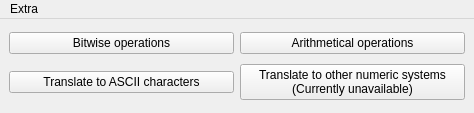
<?xml version="1.0" encoding="UTF-8"?>
<ui version="4.0">
 <class>MainWindow</class>
 <widget class="QMainWindow" name="MainWindow">
  <property name="geometry">
   <rect>
    <x>0</x>
    <y>0</y>
    <width>474</width>
    <height>113</height>
   </rect>
  </property>
  <property name="sizePolicy">
   <sizepolicy hsizetype="Fixed" vsizetype="Fixed">
    <horstretch>0</horstretch>
    <verstretch>0</verstretch>
   </sizepolicy>
  </property>
  <property name="minimumSize">
   <size>
    <width>0</width>
    <height>0</height>
   </size>
  </property>
  <property name="maximumSize">
   <size>
    <width>16777215</width>
    <height>16777215</height>
   </size>
  </property>
  <property name="windowTitle">
   <string>BinaRy</string>
  </property>
  <widget class="QWidget" name="centralwidget">
   <layout class="QGridLayout" name="gridLayout">
    <item row="0" column="0">
     <widget class="QPushButton" name="buttonLogic">
      <property name="text">
       <string>Bitwise operations</string>
      </property>
     </widget>
    </item>
    <item row="0" column="1">
     <widget class="QPushButton" name="buttonArithmetic">
      <property name="text">
       <string>Arithmetical operations</string>
      </property>
     </widget>
    </item>
    <item row="1" column="0">
     <widget class="QPushButton" name="buttonCharParse">
      <property name="text">
       <string>Translate to ASCII characters</string>
      </property>
     </widget>
    </item>
    <item row="1" column="1">
     <widget class="QPushButton" name="buttonNumParse">
      <property name="text">
       <string>Translate to other numeric systems
(Currently unavailable)</string>
      </property>
     </widget>
    </item>
   </layout>
  </widget>
  <widget class="QMenuBar" name="menubar">
   <property name="geometry">
    <rect>
     <x>0</x>
     <y>0</y>
     <width>474</width>
     <height>22</height>
    </rect>
   </property>
   <widget class="QMenu" name="menuExtra">
    <property name="title">
     <string>Extra</string>
    </property>
    <addaction name="actionAbout_developer"/>
    <addaction name="actionAbout_program"/>
    <addaction name="actionExit"/>
   </widget>
   <addaction name="menuExtra"/>
  </widget>
  <action name="actionAbout_developer">
   <property name="text">
    <string>About developer</string>
   </property>
   <property name="shortcut">
    <string>Ctrl+D</string>
   </property>
  </action>
  <action name="actionAbout_program">
   <property name="text">
    <string>About program</string>
   </property>
   <property name="shortcut">
    <string>Ctrl+P</string>
   </property>
  </action>
  <action name="actionExit">
   <property name="text">
    <string>Exit</string>
   </property>
   <property name="shortcut">
    <string>Ctrl+E</string>
   </property>
  </action>
 </widget>
 <resources/>
 <connections/>
</ui>
